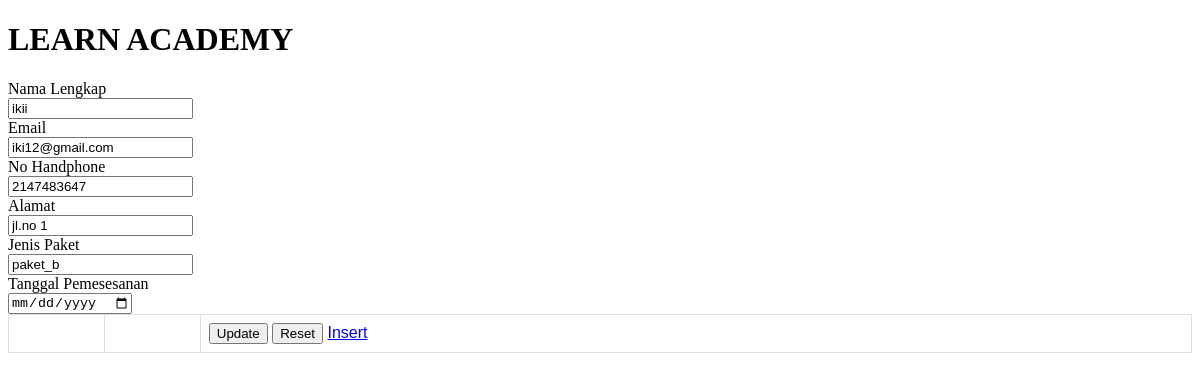
Page /update-process.php?id=2 on the committed database.
### tables this page shows
CREATE TABLE `tblpembelian` (
  `id` int(11) NOT NULL,
  `nama_pembeli` varchar(50) NOT NULL,
  `email_pembeli` varchar(50) NOT NULL,
  `phone` int(50) NOT NULL,
  `alamat_pembeli` varchar(50) NOT NULL,
  `jenis_paket` varchar(50) NOT NULL,
  `tanggal_pemesanan` datetime(6) NOT NULL
);

### update-process.php (the view, shortened to what this page needs)
<?php
include "koneksi1.php";
$result = mysqli_query($conn,"SELECT * FROM tblpembelian WHERE id='". $_GET['id']."'");
$row = mysqli_fetch_array($result);
?>
<!DOCTYPE html>
<html>
<head>
	<link rel="stylesheet" type="text/css" href="tabel.css">
</head>
<body>
<h1>LEARN ACADEMY</h1>
<form action="" method="POST">
		<table>
				<div class="row mb-2">
					<label class="col-sm-2 col-form-label">Nama Lengkap</label>
					<div class="col-sm-10">
						<input type="text" class="form-control" name="nama_pembeli"
							value="<?php echo $row['nama_pembeli']?>">
					</div>
				</div>
				<div class="row mb-2">
					<label class="col-sm-2 col-form-label">Email</label>
					<div class="col-sm-10">
						<input type="email" class="form-control" name="email_pembeli"
							value="<?php echo $row['email_pembeli']?>">
					</div>
				</div>
				<div class="row mb-2">
					<label class="col-sm-2 col-form-label">No Handphone</label>
					<div class="col-sm-10">
						<input type="number" class="form-control" name="phone" value="<?php echo $row['phone']?>">
					</div>
				</div>
				<div class="row mb-2">
					<label class="col-sm-2 col-form-label">Alamat</label>
					<div class="col-sm-10">
						<input type="text" class="form-control" name="alamat_pembeli"
							value="<?php echo $row['alamat_pembeli']?>">
					</div>
				</div>
				<div class="row mb-2">
					<label class="col-sm-2 col-form-label">Jenis Paket</label>
					<div class="col-sm-10">
						<input type="text" class="form-control" name="jenis_paket"
							value="<?php echo $row['jenis_paket']?>">
					</div>
				</div>
				<div class="row mb-2">
					<label class="col-sm-2 col-form-label">Tanggal Pemesesanan</label>
					<div class="col-sm-10">
						<input type="date" class="form-control" name="tanggal_pemesanan"
							value="<?php echo $row['tanggal_pemesanan']?>">
					</div>
				</div>
			<tr>
				<td></td>
				<td></td>
				<td>
				<button type="submit" class="btn btn-primary" name="update">Update</button>
				<button type="reset" class="btn btn-primary" name="save">Reset</button>
				<a href="pembelian.php?id=<?php echo $row["id"]; ?>">Insert</a></td>
			</tr>
		</table>
	</form>
</body>
</html>

### tabel.css (style rules this page uses)
table { font-family: arial, sans-serif; border-collapse: collapse; width: 100%; }
td, th { border: 1px solid #dddddd; text-align: left; padding: 8px; }

### rows in the picture
tblpembelian: nama_pembeli "ikii", email_pembeli "iki12@gmail.com", phone "2147483647", alamat_pembeli "jl.no 1", jenis_paket "paket_b"
